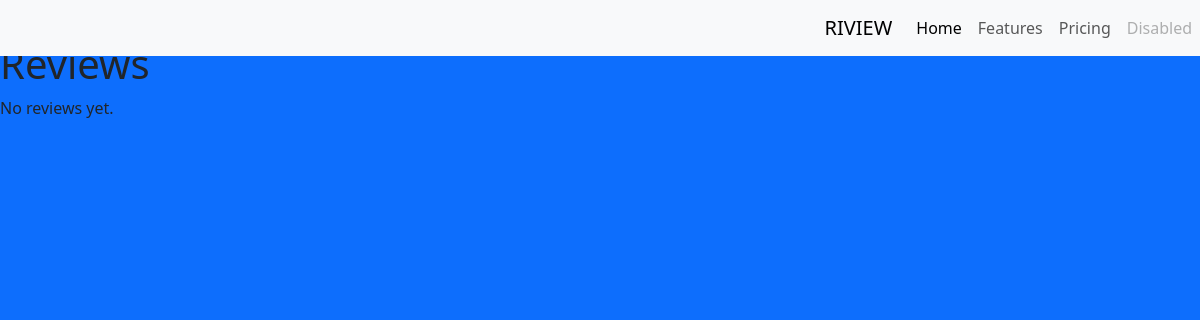
Before: /review_list with the older database file.
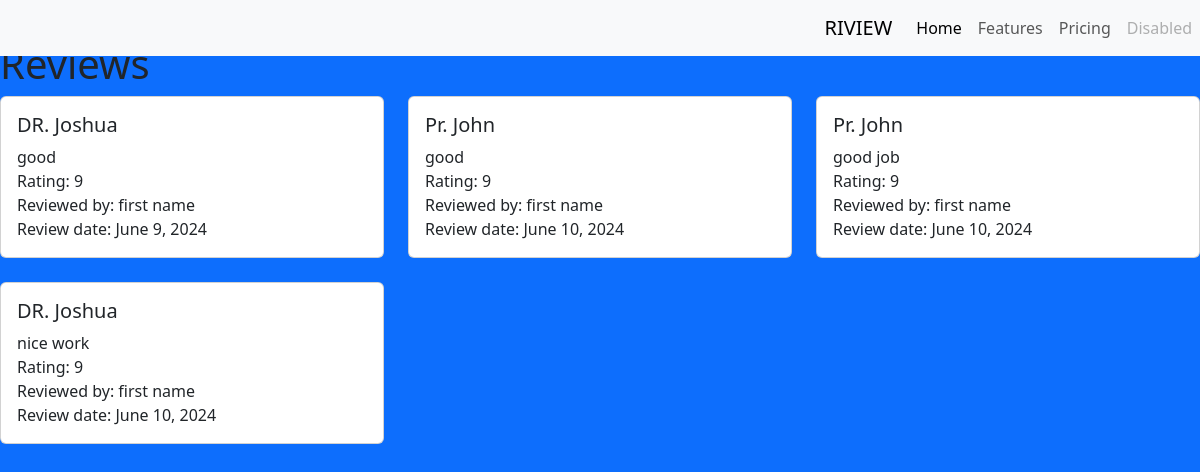
After: the same page with the newer database file.
### students/models.py (models this page shows, shortened)
class Review_detail(models.Model):
    lecturer = models.ForeignKey(Lecturer, on_delete=models.CASCADE)
    student = models.ForeignKey(Student, on_delete=models.CASCADE)
    comment = models.TextField()
    rating = models.IntegerField()
    review_date = models.DateField(default=timezone.now)

class Lecturer(models.Model):
    name = models.CharField(max_length=100)
    email = models.EmailField()
    department = models.CharField(max_length=100)
    students = models.ForeignKey(Student, on_delete=models.CASCADE)

class Student(models.Model):
    username = models.CharField(max_length=20)
    first_name = models.CharField(max_length=20)
    last_name = models.CharField(max_length=20)
    phone = models.CharField(max_length=15)
    email = models.EmailField()
    user = models.ForeignKey(User, on_delete=models.CASCADE)
    year_of_study = models.IntegerField()
    program = models.CharField(max_length=100)
    reg_no = models.CharField(max_length=100)
    password= models.CharField(max_length=100)

### students/views.py (the view)
# urls.py: path("review_list", review_list, name="review_list")
def review_list(request):
    reviews = Review_detail.objects.all()
    context = {
        'reviews': reviews
    }
    return render(request, 'review_list.html', context)

### students/templates/review_list.html
{% extends 'base.html' %}
{% block main %}
<h1>Reviews</h1>
<div class="row">
    {% for review in reviews %}
    <div class="col-md-4">
        <div class="card mb-4">
            <div class="card-body">
                <h5 class="card-title">{{ review.lecturer.name }}</h5>
                <div class="card-text">{{ review.comment }}</div>
                <div class="card-text">Rating: {{ review.rating }}</div>
                <div class="card-text">Reviewed by: {{ review.student.first_name }}</div>
                <div class="card-text">Review date: {{ review.review_date }}</div>
            </div>
        </div>
    </div>
    {% empty %}
    <div class="col">
        <p>No reviews yet.</p>
    </div>
    {% endfor %}
</div>
{% endblock %}

Changed rows visible on the page:
added Review_detail: lecturer.name "DR. Joshua", comment "good", rating "9", student.first_name "first name", review_date "June 9, 2024"
added Review_detail: lecturer.name "Pr. John", comment "good", rating "9", student.first_name "first name", review_date "June 10, 2024"
added Review_detail: lecturer.name "Pr. John", comment "good job", rating "9", student.first_name "first name", review_date "June 10, 2024"
added Review_detail: lecturer.name "DR. Joshua", comment "nice work", rating "9", student.first_name "first name", review_date "June 10, 2024"
Other visible differences:
text no longer shown: "No reviews yet."
